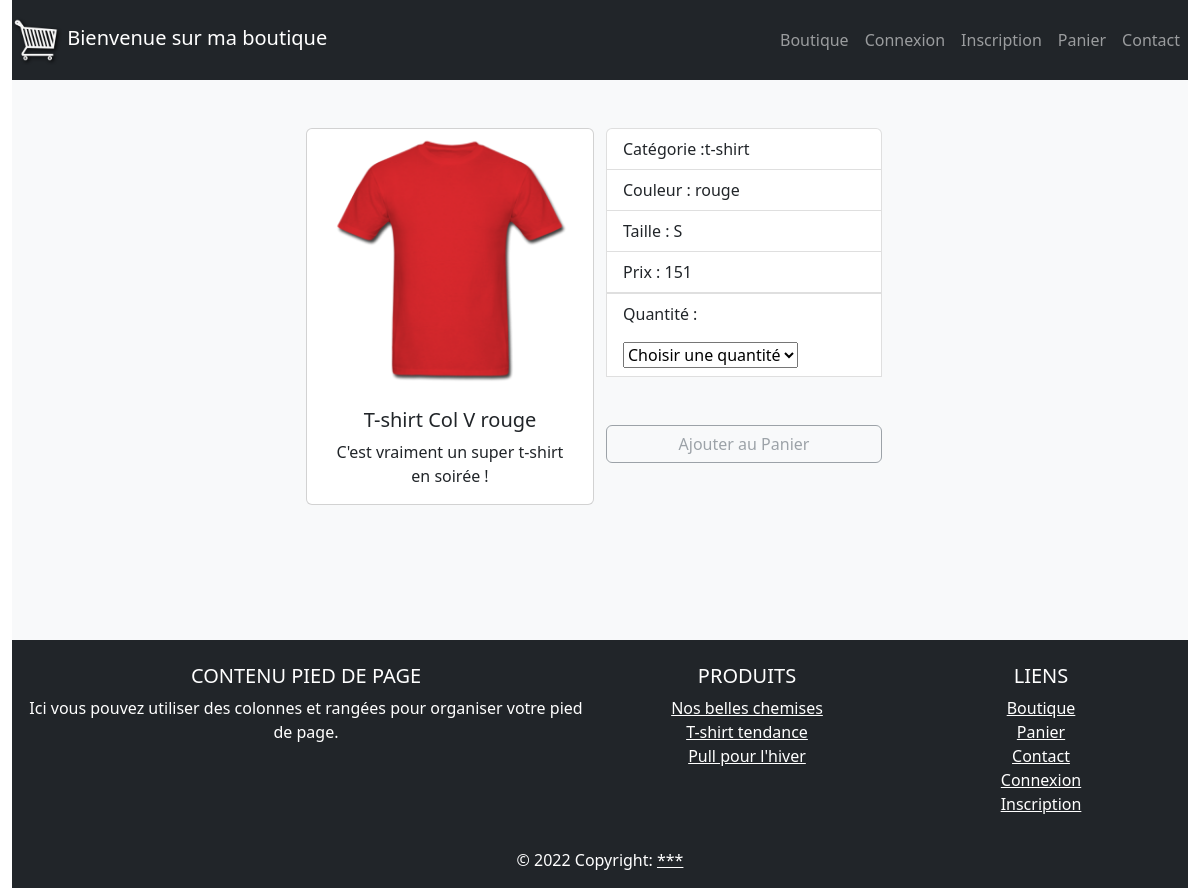
The page /fiche_produit.php?idProduit=2 on the database its author committed.
### tables this page shows
CREATE TABLE `produit` (
  `id_produit` int(3) NOT NULL,
  `reference` varchar(20) NOT NULL,
  `categorie` varchar(20) NOT NULL,
  `titre` varchar(100) NOT NULL,
  `description` text NOT NULL,
  `couleur` varchar(20) NOT NULL,
  `taille` varchar(5) NOT NULL,
  `public` enum('m','f','mixte') NOT NULL,
  `photo` varchar(250) NOT NULL,
  `prix` int(3) NOT NULL,
  `stock` int(3) NOT NULL
);

### fiche_produit.php (the view, shortened to what this page needs)
<?php
require_once("inc/init.php");
    if(isset($_GET["idProduit"])) {
        $stmt = $pdo->query("SELECT * FROM produit WHERE id_produit = '$_GET[idProduit]' ");
       $produit = $stmt->fetch(PDO::FETCH_ASSOC);
    }
    require_once("inc/header.php");
?>
    <div class='card col-md-4' style='width: 18rem;'>
        <img class='card-img-top' src='<?= $produit["photo"]?>' alt='<?= $produit["titre"]?>'>
        <div class='card-body'>
            <h5 class='card-title text-center'><?= $produit["titre"]?></h5>
            <p class='card-text text-center'><?= $produit["description"]?></p>
        </div>
    </div>
    <div class="col-md-4">
        <ul class="list-group">
            <li class="list-group-item">Catégorie :<?= $produit["categorie"]?> </li>
            <li class="list-group-item">Couleur : <?= $produit["couleur"]?> </li>
            <li class="list-group-item">Taille : <?= $produit["taille"]?> </li>
            <li class="list-group-item">Prix : <?= $produit["prix"]?> </li>
            <form method="POST" action="panier.php">
                <li class="list-group-item">
                    <p> <span class="title"> Quantité : </span> </p>
                    <select class="custom-select" name="quantite" id="selectQuantity">
                        <option disabled selected> Choisir une quantité</option>
                    </select>
                </li>
                <input class="btn btn-outline-secondary mt-5" disabled type="submit" value="Ajouter au Panier" name="ajout_panier" style="width:100%" id="addCart">
            </form>
        </ul>
    </div>
<?php
require_once("inc/footer.php");
?>

### rows shown on the page
produit: photo (picture), titre "T-shirt Col V rouge", description "C'est vraiment un super t-shirt en soirée !", categorie "t-shirt", couleur "rouge", taille "S", prix "151"
